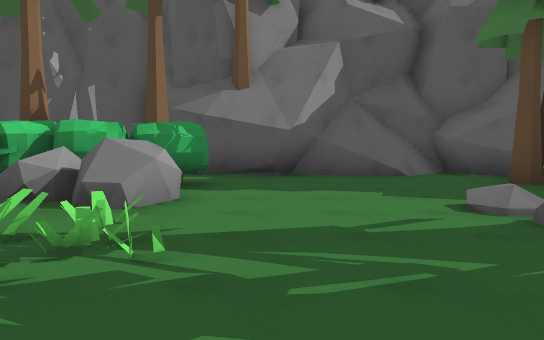
[1] (above)

17 first-person views from a walk through a scene from a Unity 3-D project. The camera is 1.4 m above the floor, tilts 4° down and sees 70° across. The floor is counted in squares, 2 m on a side. Each view is taken from the middle of a square. On the plan, view 1 faces up. The plan holds only what a view shows up to about 11 squares ahead; the rest is blank. The place goes on beyond the plan. The player character is not drawn. Some animated figures are not drawn.

[2]
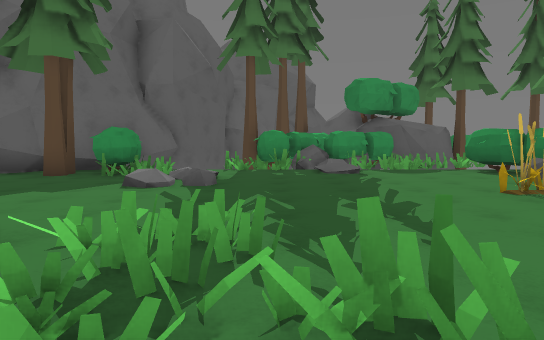

[3]
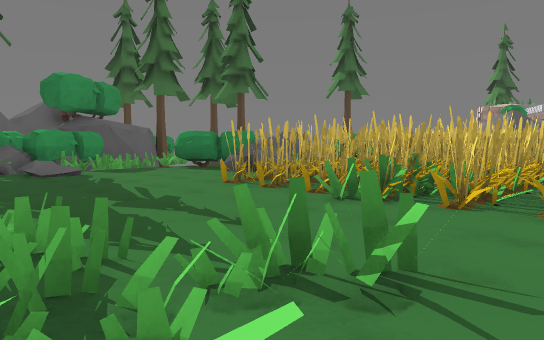

[4]
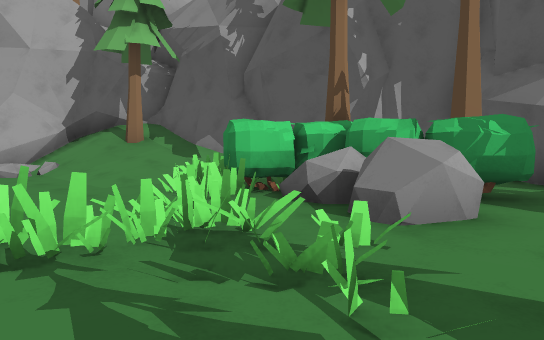

[5]
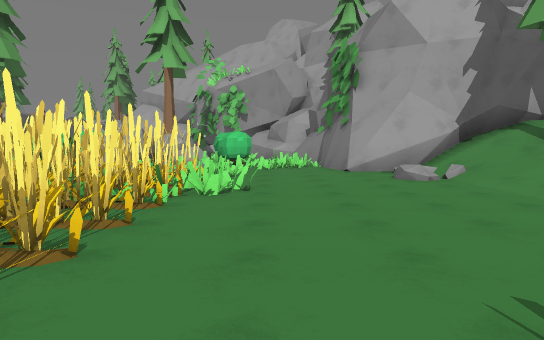

[6]
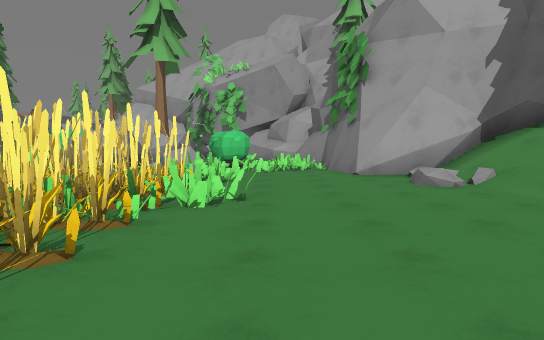

[7]
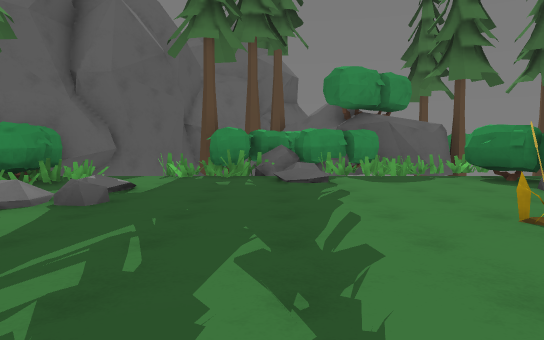

[8]
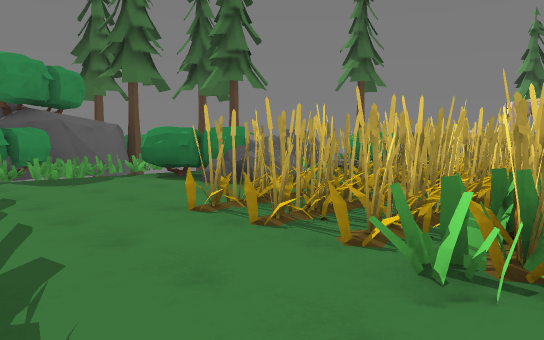

[9]
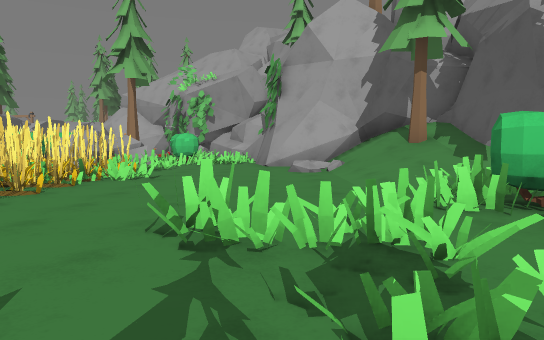

[10]
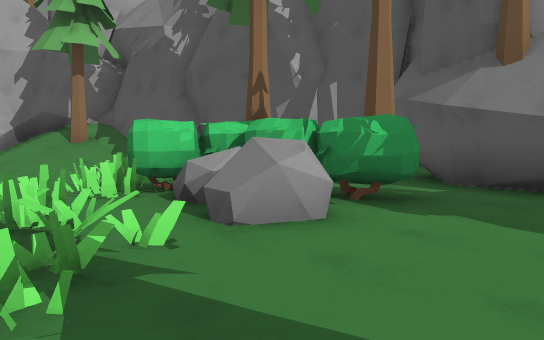

[11]
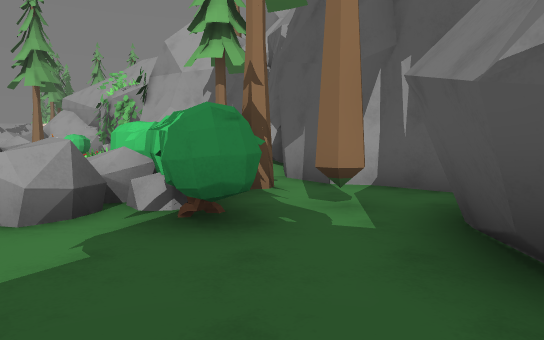

[12]
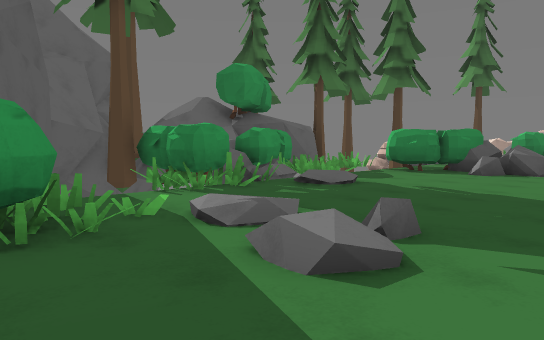

[13]
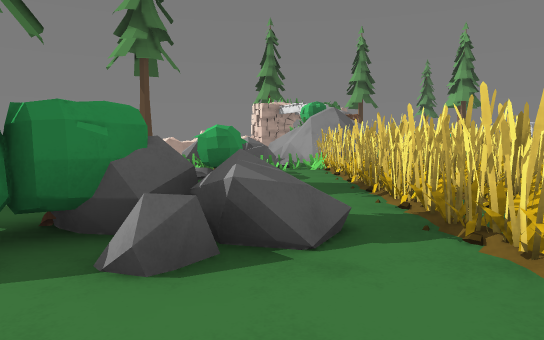

[14]
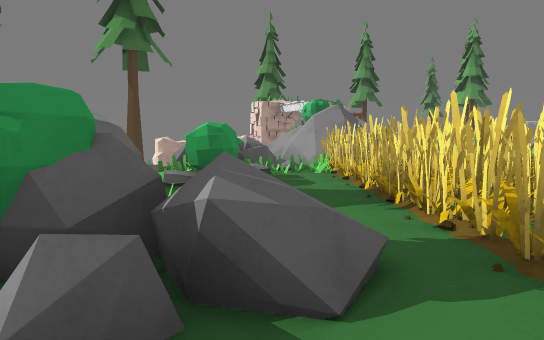

[15]
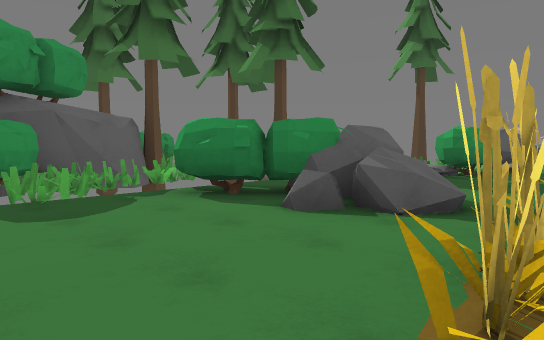

[16]
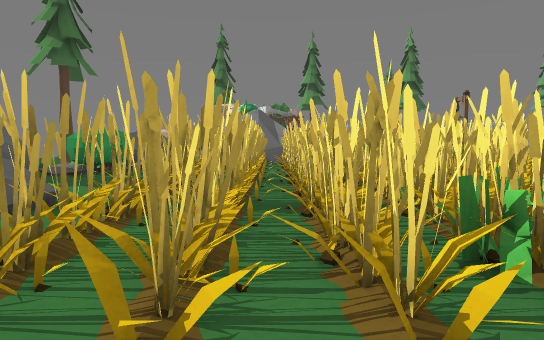

[17]
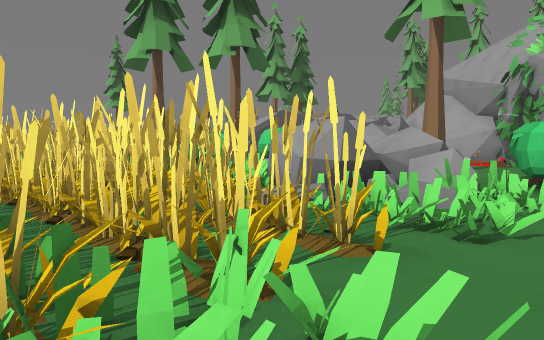

### Floor plan
Key: @ floor where view 1 was taken; # wall or solid block; . floor; / step, stairs or slope; = window, fence, low wall or low ledge; R rock.
Columns run from 15 left of view 1 to 9 right of it. Each row starts with its distance up from view 1.
  9           ## ########
  8         #### #.#....#
  7     #####/.###......#
  6     #//////###......##
  5    ##////=###R.....#####
  4    #/////.##=R...///..###
  3    #///.....==/..R//.###
  2  ###......../.=......####
  1  ==.........#......./RRR#
  0  ===...........@..../.###
 -1 ###===######.####....=##
 -2  ##===##  #######.....=
 -3   #R#.#         #..R.#=
 -4   #####         ##RR###
 -5                 ##.
 -6                  #..
 -7                 ##..##
 -8                 ##...#
 -9                 #..#R
-10                 #..##
-11                 ##=#R
-12                 ##=RR
-13                  #R

Positions as (right, up) in squares from view 1, and headings:
1: (0, 0), facing up
2: (-4, 2), facing right
3: (-4, 3), facing down-right
4: (0, 1), facing up-left
5: (-2, 0), facing left
6: (-3, 0), facing left
7: (-2, 1), facing right
8: (-2, 1), facing down-right
9: (0, 2), facing left
10: (1, 2), facing up-left
11: (2, 7), facing left
12: (1, 6), facing down-right
13: (3, -1), facing down
14: (3, -2), facing down
15: (1, 0), facing down-right
16: (0, 0), facing down
17: (-7, 0), facing down-left
